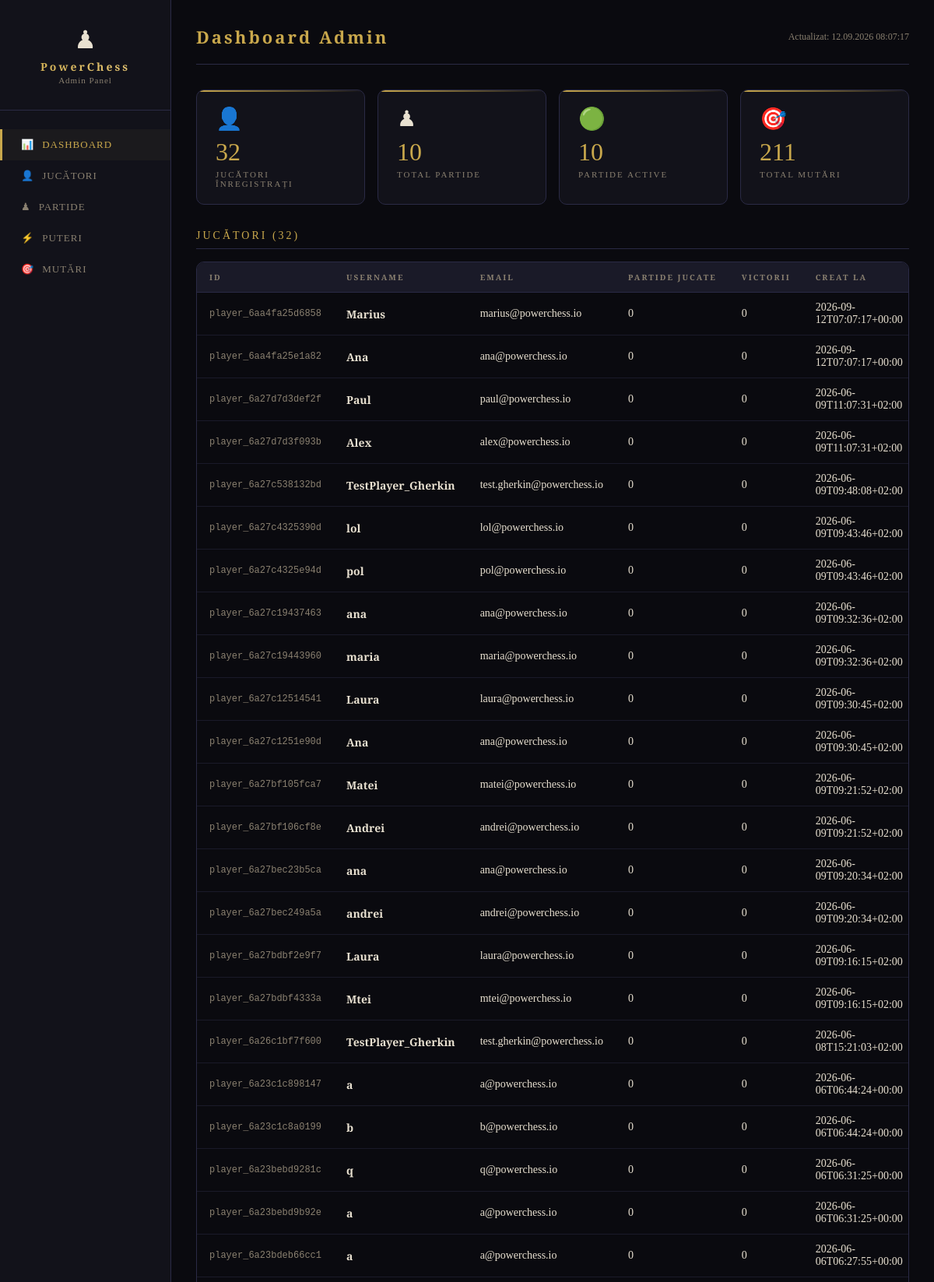
The app's page /admin.php (upper part) with its own data.
### tables this page shows
CREATE TABLE players (
    id TEXT PRIMARY KEY,
    username TEXT NOT NULL,
    email TEXT,
    games_played INTEGER NOT NULL DEFAULT 0,
    wins INTEGER NOT NULL DEFAULT 0,
    created_at TEXT NOT NULL
);

### public/admin.php (the view, shortened to what this page needs)
<?php
function db(): PDO {
    static $pdo = null;
    if (!$pdo) {
        $pdo = new PDO('sqlite:' . DB_PATH);
        $pdo->setAttribute(PDO::ATTR_ERRMODE, PDO::ERRMODE_EXCEPTION);
        $pdo->setAttribute(PDO::ATTR_DEFAULT_FETCH_MODE, PDO::FETCH_ASSOC);
    }
    return $pdo;
}
$players = db()->query('SELECT * FROM players ORDER BY created_at DESC')->fetchAll();
$games   = db()->query('SELECT * FROM games ORDER BY created_at DESC')->fetchAll();
$totalPlayers = count($players);
$totalGames   = count($games);
$activeGames  = count(array_filter($games, fn($g) => $g['status'] === 'active'));
$totalMoves   = db()->query('SELECT COUNT(*) as c FROM moves')->fetch()['c'];
?>
<!DOCTYPE html>
<html lang="ro">
<head>
</head>
<body>
<div class="sidebar">
  <div class="sidebar-logo">
    <span class="icon">♟</span>
    <h2>PowerChess</h2>
    <p>Admin Panel</p>
  </div>
  <a href="#stats"   class="nav-item active"><span class="nav-icon">📊</span>Dashboard</a>
  <a href="#players" class="nav-item"><span class="nav-icon">👤</span>Jucători</a>
  <a href="#games"   class="nav-item"><span class="nav-icon">♟</span>Partide</a>
  <a href="#powers"  class="nav-item"><span class="nav-icon">⚡</span>Puteri</a>
  <a href="#moves"   class="nav-item"><span class="nav-icon">🎯</span>Mutări</a>
</div>
<div class="main">
  <div class="page-header">
    <h1>Dashboard Admin</h1>
    <span class="timestamp">Actualizat: <?= date('d.m.Y H:i:s') ?></span>
  </div>
  <div class="stats-grid" id="stats">
    <div class="stat-card">
      <span class="stat-icon">👤</span>
      <span class="stat-value"><?= $totalPlayers ?></span>
      <div class="stat-label">Jucători înregistrați</div>
    </div>
    <div class="stat-card">
      <span class="stat-icon">♟</span>
      <span class="stat-value"><?= $totalGames ?></span>
      <div class="stat-label">Total partide</div>
    </div>
    <div class="stat-card">
      <span class="stat-icon">🟢</span>
      <span class="stat-value"><?= $activeGames ?></span>
      <div class="stat-label">Partide active</div>
    </div>
    <div class="stat-card">
      <span class="stat-icon">🎯</span>
      <span class="stat-value"><?= $totalMoves ?></span>
      <div class="stat-label">Total mutări</div>
    </div>
  </div>
  <div class="section" id="players">
    <div class="section-title">Jucători (<?= $totalPlayers ?>)</div>
    <div class="table-wrap">
      <?php if (empty($players)): ?>
        <div class="empty-state">Nu există jucători înregistrați</div>
      <?php else: ?>
      <table>
        <thead>
          <tr>
            <th>ID</th>
            <th>Username</th>
            <th>Email</th>
            <th>Partide jucate</th>
            <th>Victorii</th>
            <th>Creat la</th>
          </tr>
        </thead>
        <tbody>
          <?php foreach ($players as $p): ?>
          <tr>
            <td class="id-cell"><?= htmlspecialchars($p['id']) ?></td>
            <td><strong><?= htmlspecialchars($p['username']) ?></strong></td>
            <td><?= htmlspecialchars($p['email'] ?? '—') ?></td>
            <td><?= (int)($p['games_played'] ?? 0) ?></td>
            <td><?= (int)($p['wins'] ?? 0) ?></td>
            <td><?= htmlspecialchars($p['created_at'] ?? '—') ?></td>
          </tr>
          <?php endforeach; ?>
        </tbody>
      </table>
      <?php endif; ?>
    </div>
  </div>
</div>
</body>
</html>

### public/admin.php (style rules this page uses)
:root { --gold: #c9a84c; --gold-light: #e8c97a; --dark: #0a0a0f; --dark-2: #12121a; --dark-3: #1a1a28; --dark-4: #22223a; --border: #2a2a45; --text: #e8e0d0; --text-dim: #8a8070; --success: #27ae60; --error: #c0392b; --warning: #e67e22; }
* { box-sizing: border-box; margin: 0; padding: 0; }
body { font-family: 'Crimson Text', Georgia, serif; background: var(--dark); color: var(--text); min-height: 100vh; }
.sidebar { position: fixed; left: 0; top: 0; bottom: 0; width: 220px; background: var(--dark-2); border-right: 1px solid var(--border); padding: 32px 0; z-index: 10; }
.sidebar-logo { text-align: center; padding: 0 20px 32px; border-bottom: 1px solid var(--border); margin-bottom: 24px; }
.sidebar-logo .icon { font-size: 32px; display: block; }
.sidebar-logo h2 { font-family: 'Cinzel', serif; font-size: 14px; letter-spacing: 3px; background: linear-gradient(135deg, var(--gold), var(--gold-light)); -webkit-background-clip: text; -webkit-text-fill-color: transparent; background-clip: text; margin-top: 6px; }
.sidebar-logo p { font-size: 11px; color: var(--text-dim); letter-spacing: 1px; margin-top: 2px; }
.nav-item { display: block; padding: 12px 24px; color: var(--text-dim); text-decoration: none; font-size: 13px; letter-spacing: 1px; text-transform: uppercase; transition: all 0.2s; border-left: 3px solid transparent; }
.nav-item:hover, .nav-item.active { color: var(--gold); border-left-color: var(--gold); background: rgba(201,168,76,0.05); }
.nav-item .nav-icon { margin-right: 10px; }
.main { margin-left: 220px; padding: 32px; }
.page-header { margin-bottom: 32px; padding-bottom: 20px; border-bottom: 1px solid var(--border); display: flex; justify-content: space-between; align-items: center; }
.page-header h1 { font-family: 'Cinzel', serif; font-size: 22px; color: var(--gold); letter-spacing: 3px; }
.page-header .timestamp { font-size: 12px; color: var(--text-dim); }
.stats-grid { display: grid; grid-template-columns: repeat(4, 1fr); gap: 16px; margin-bottom: 32px; }
.stat-card { background: var(--dark-2); border: 1px solid var(--border); border-radius: 10px; padding: 20px 24px; position: relative; overflow: hidden; }
.stat-card::before { content: ''; position: absolute; top: 0; left: 0; right: 0; height: 2px; background: linear-gradient(90deg, var(--gold), transparent); }
.stat-card .stat-icon { font-size: 28px; margin-bottom: 8px; display: block; }
.stat-card .stat-value { font-family: 'Cinzel', serif; font-size: 32px; color: var(--gold); display: block; }
.stat-card .stat-label { font-size: 11px; color: var(--text-dim); letter-spacing: 2px; text-transform: uppercase; margin-top: 4px; }
.section { margin-bottom: 40px; }
.section-title { font-family: 'Cinzel', serif; font-size: 14px; color: var(--gold); letter-spacing: 3px; text-transform: uppercase; margin-bottom: 16px; padding-bottom: 8px; border-bottom: 1px solid var(--border); }
.table-wrap { overflow-x: auto; border-radius: 10px; border: 1px solid var(--border); }
table { width: 100%; border-collapse: collapse; }
thead tr { background: var(--dark-3); }
thead th { padding: 12px 16px; text-align: left; font-family: 'Cinzel', serif; font-size: 10px; letter-spacing: 2px; text-transform: uppercase; color: var(--text-dim); border-bottom: 1px solid var(--border); white-space: nowrap; }
tbody tr { border-bottom: 1px solid rgba(42,42,69,0.5); transition: background 0.15s; }
tbody td { padding: 11px 16px; font-size: 14px; color: var(--text); vertical-align: middle; }
.id-cell { font-family: monospace; font-size: 12px; color: var(--text-dim); }

### records on screen
players: id "player_6aa4fa25d6858", username "Marius", email "marius@powerchess.io", games_played "0", wins "0", created_at "2026-09-12T07:07:17+00:00"
players: id "player_6aa4fa25e1a82", username "Ana", email "ana@powerchess.io", games_played "0", wins "0", created_at "2026-09-12T07:07:17+00:00"
players: id "player_6a27d7d3def2f", username "Paul", email "paul@powerchess.io", games_played "0", wins "0", created_at "2026-06-09T11:07:31+02:00"
players: id "player_6a27d7d3f093b", username "Alex", email "alex@powerchess.io", games_played "0", wins "0", created_at "2026-06-09T11:07:31+02:00"
players: id "player_6a27c538132bd", username "TestPlayer_Gherkin", email "test.gherkin@powerchess.io", games_played "0", wins "0", created_at "2026-06-09T09:48:08+02:00"
players: id "player_6a27c4325390d", username "lol", email "lol@powerchess.io", games_played "0", wins "0", created_at "2026-06-09T09:43:46+02:00"
players: id "player_6a27c4325e94d", username "pol", email "pol@powerchess.io", games_played "0", wins "0", created_at "2026-06-09T09:43:46+02:00"
players: id "player_6a27c19437463", username "ana", email "ana@powerchess.io", games_played "0", wins "0", created_at "2026-06-09T09:32:36+02:00"
players: id "player_6a27c19443960", username "maria", email "maria@powerchess.io", games_played "0", wins "0", created_at "2026-06-09T09:32:36+02:00"
players: id "player_6a27c12514541", username "Laura", email "laura@powerchess.io", games_played "0", wins "0", created_at "2026-06-09T09:30:45+02:00"
players: id "player_6a27c1251e90d", username "Ana", email "ana@powerchess.io", games_played "0", wins "0", created_at "2026-06-09T09:30:45+02:00"
players: id "player_6a27bf105fca7", username "Matei", email "matei@powerchess.io", games_played "0", wins "0", created_at "2026-06-09T09:21:52+02:00"
players: id "player_6a27bf106cf8e", username "Andrei", email "andrei@powerchess.io", games_played "0", wins "0", created_at "2026-06-09T09:21:52+02:00"
players: id "player_6a27bec23b5ca", username "ana", email "ana@powerchess.io", games_played "0", wins "0", created_at "2026-06-09T09:20:34+02:00"
players: id "player_6a27bec249a5a", username "andrei", email "andrei@powerchess.io", games_played "0", wins "0", created_at "2026-06-09T09:20:34+02:00"
players: id "player_6a27bdbf2e9f7", username "Laura", email "laura@powerchess.io", games_played "0", wins "0", created_at "2026-06-09T09:16:15+02:00"
players: id "player_6a27bdbf4333a", username "Mtei", email "mtei@powerchess.io", games_played "0", wins "0", created_at "2026-06-09T09:16:15+02:00"
players: id "player_6a26c1bf7f600", username "TestPlayer_Gherkin", email "test.gherkin@powerchess.io", games_played "0", wins "0", created_at "2026-06-08T15:21:03+02:00"
players: id "player_6a23c1c898147", username "a", email "a@powerchess.io", games_played "0", wins "0", created_at "2026-06-06T06:44:24+00:00"
players: id "player_6a23c1c8a0199", username "b", email "b@powerchess.io", games_played "0", wins "0", created_at "2026-06-06T06:44:24+00:00"
players: id "player_6a23bebd9281c", username "q", email "q@powerchess.io", games_played "0", wins "0", created_at "2026-06-06T06:31:25+00:00"
players: id "player_6a23bebd9b92e", username "a", email "a@powerchess.io", games_played "0", wins "0", created_at "2026-06-06T06:31:25+00:00"
players: id "player_6a23bdeb66cc1", username "a", email "a@powerchess.io", games_played "0", wins "0", created_at "2026-06-06T06:27:55+00:00"

### other values on screen
$totalPlayers "32"
$totalGames "10"
$activeGames "10"
$totalMoves "211"
